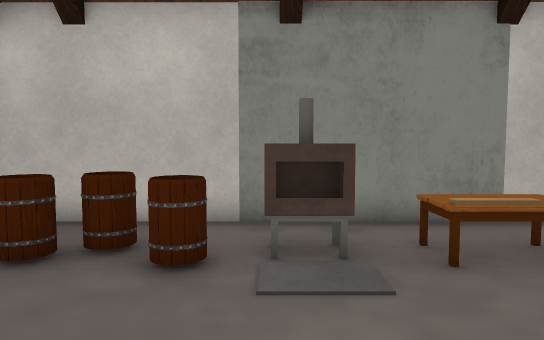
view 1 (above)

12 first-person views from a walk through a 3-D level made in the Unity game engine. The camera is 1.5 m above the floor, tilts 4° down and sees 70° across. The floor is counted in squares, 1 m on a side. Each view is taken from the middle of a square. On the plan, view 1 faces up. The plan holds only what a view shows up to about 17 squares ahead; the rest is blank. The player is left out. Some surface patterns are stand-ins.

view 2
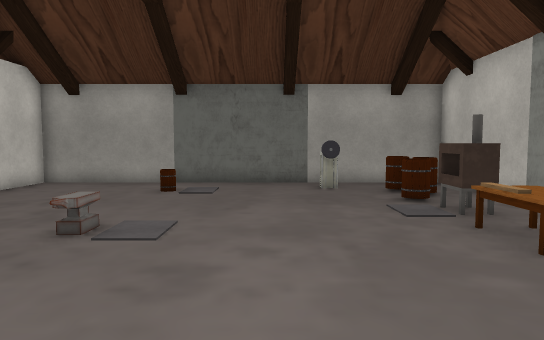

view 3
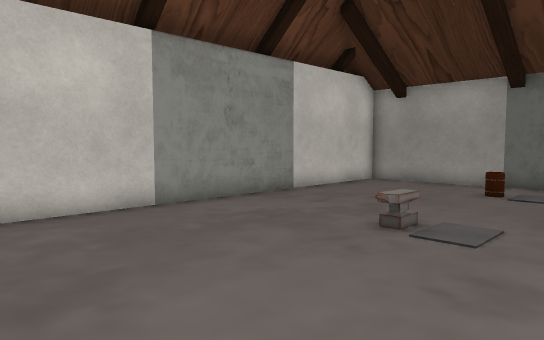

view 4
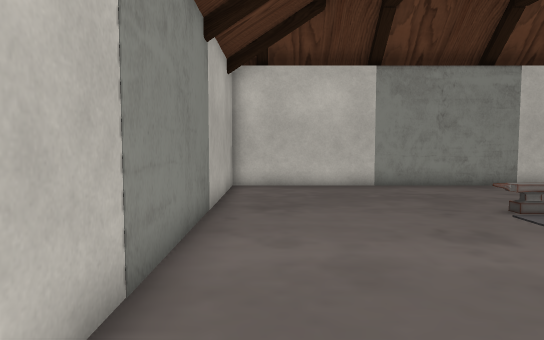

view 5
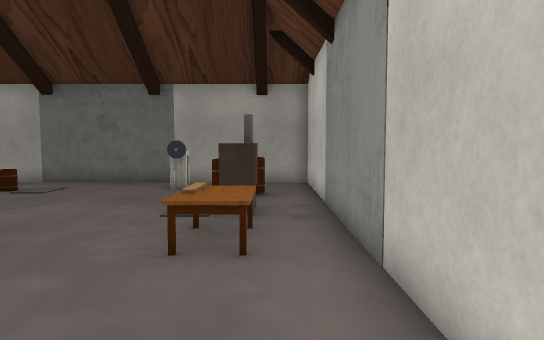

view 6
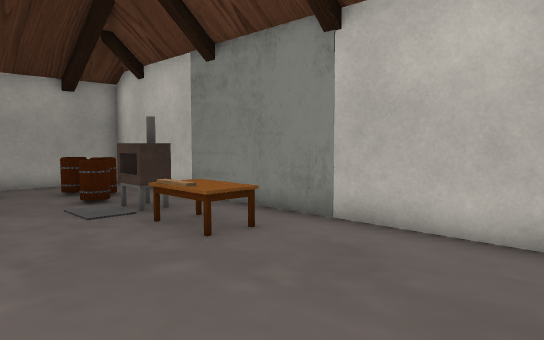

view 7
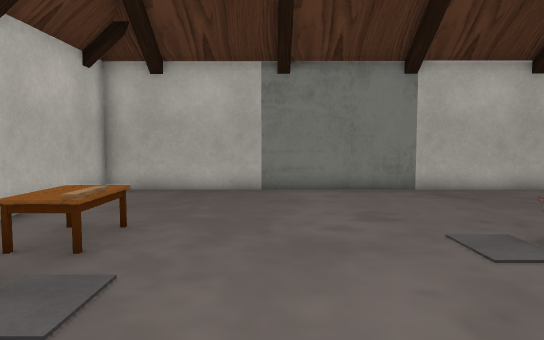

view 8
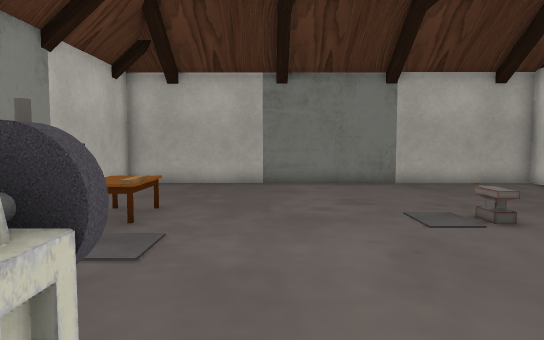

view 9
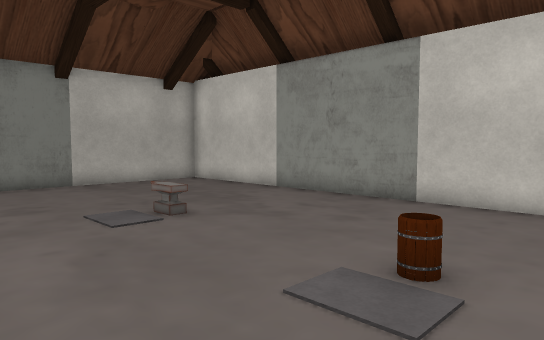

view 10
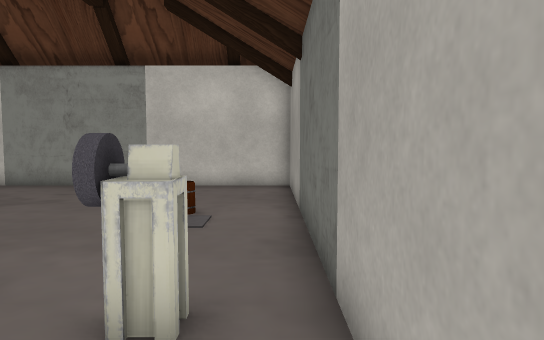

view 11
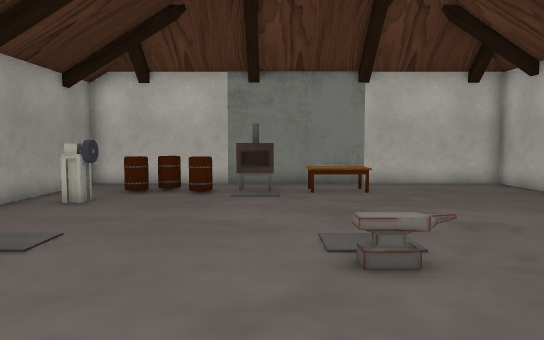

view 12
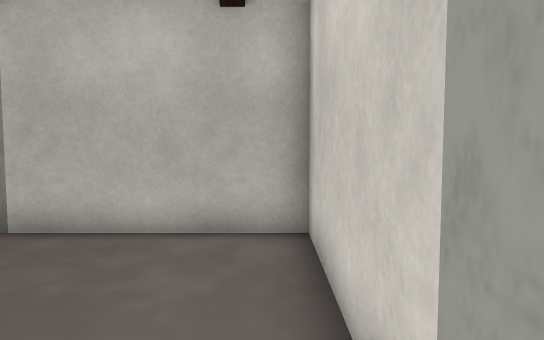

### Floor plan
Points are (right, up) in squares from view 1. A wall is a line through its corners. A room is listed if a view was taken in it or the views show most of it. See-through windows are left out.
Room 1 (views 1, 2, 3, 4, 5, 6, 7, 8, 9, 10, 11, 12)
walls: (-3.5, 2.6) (-4.3, 2.6) (-4.3, 3.2) (-3.5, 3.2) (-3.5, 2.6); (1, 5.6) (0, 5.6); (-3.7, 2.5) (-3.7, 3.2) (-3.7, 2.6); (1.1, 5.7) (1.1, 4.9) (-0.1, 4.9); (9.4, -7.6) (9.4, 7.3) (-5.6, 7.3) (-5.6, -7.6) (9.4, -7.6)
objects: other object (-3, 5); other object (-2, 5) to (-2, 6); other object (-1, 5); other object (2, 5) to (4, 6)

Positions as (right, up) in squares from view 1, and headings:
1: (0, 0), facing up
2: (9, 1), facing left
3: (9, 1), facing down-left
4: (8, 6), facing down
5: (9, 6), facing left
6: (9, 1), facing up-left
7: (-3, 2), facing right
8: (-5, 2), facing right
9: (-5, 2), facing down-right
10: (-5, 6), facing down
11: (1, -7), facing up
12: (3, -7), facing right
